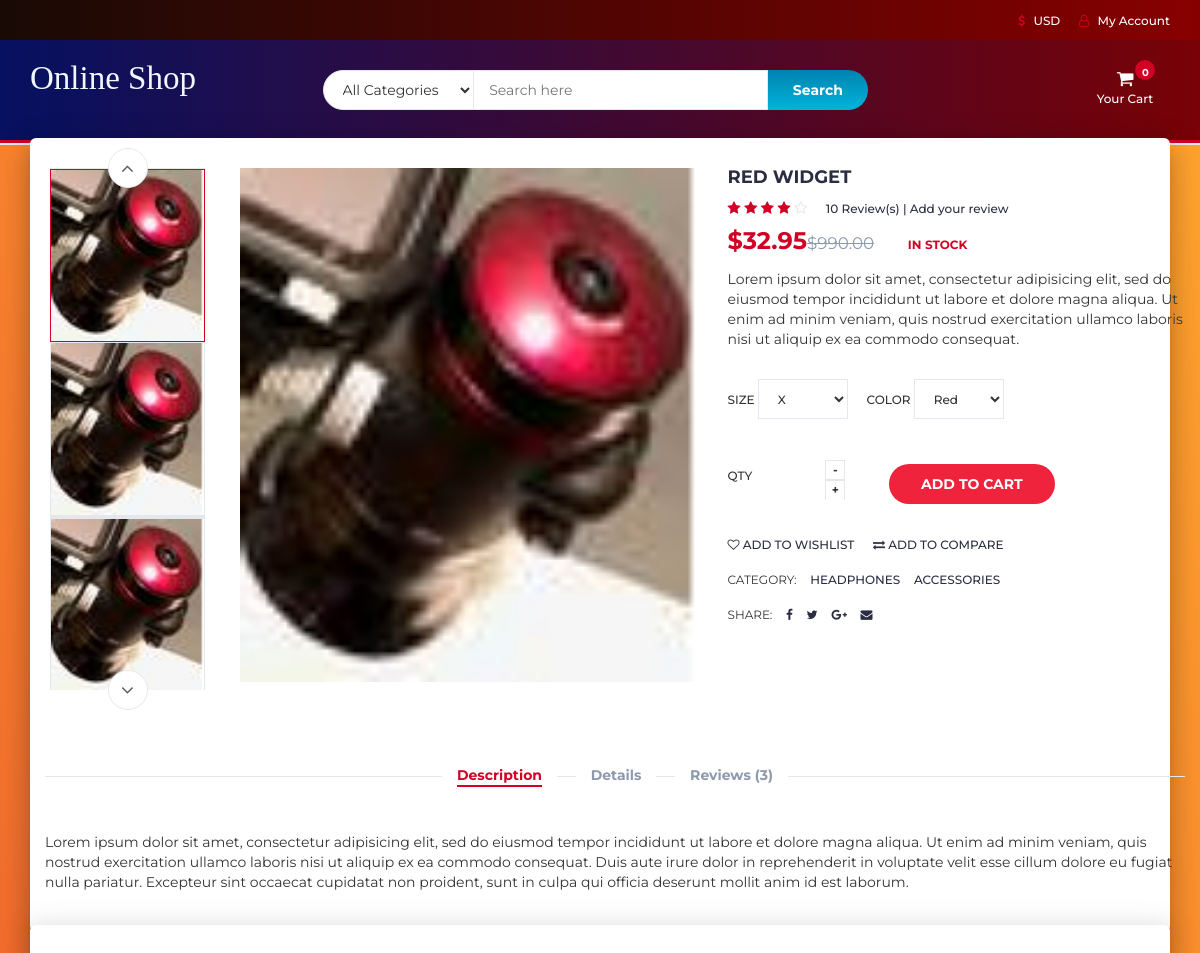
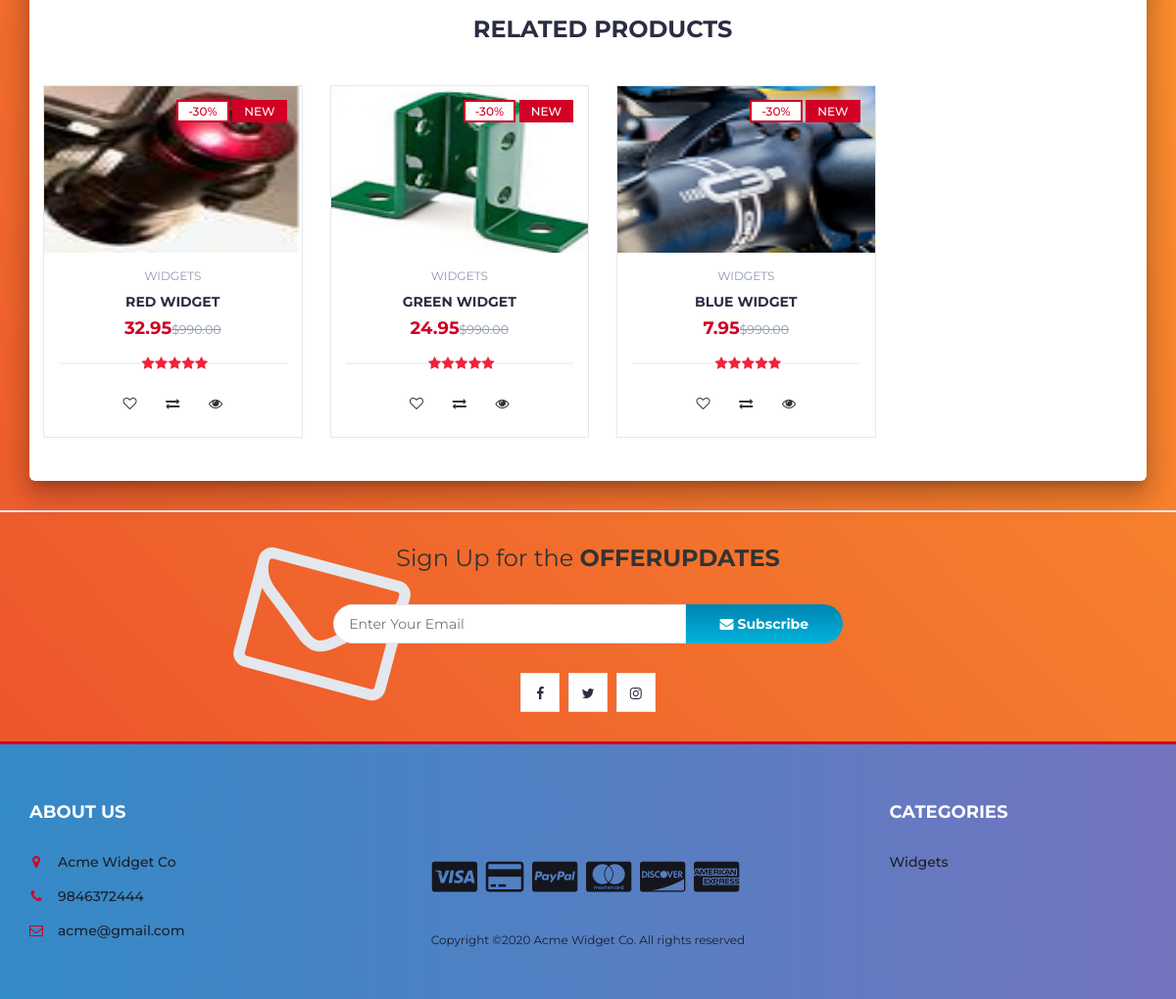
Page /product.php?p=1 on the committed database (2 pictures, top to bottom).
### tables this page shows
CREATE TABLE `products` (
  `product_id` int(100) NOT NULL,
  `product_cat` int(100) NOT NULL,
  `product_brand` int(100) NOT NULL,
  `product_code` varchar(10) DEFAULT NULL,
  `product_title` varchar(255) NOT NULL,
  `product_price` decimal(65,2) NOT NULL,
  `product_desc` text NOT NULL,
  `product_image` text NOT NULL,
  `product_keywords` text NOT NULL,
  `offer_minQty` int(10) NOT NULL,
  `offer_Value` decimal(65,2) NOT NULL
);

CREATE TABLE `categories` (
  `cat_id` int(100) NOT NULL,
  `cat_title` text NOT NULL
);

### product.php (the view, shortened to what this page needs)
<?php
include "header.php";
?>
		<div class="section main main-raised">
			<div class="container">
				<div class="row">
					<?php
								include 'db.php';
								$product_id = $_GET['p'];
								$sql = " SELECT * FROM products WHERE product_id = $product_id";
								$result = mysqli_query($con, $sql);
								if (mysqli_num_rows($result) > 0)
								{
									while($row = mysqli_fetch_assoc($result))
									{
									echo '
                                <div class="col-md-5 col-md-push-2">
                                <div id="product-main-img">
                                    <div class="product-preview">
                                        <img src="product_images/'.$row['product_image'].'" alt="">
                                    </div>
                                    <div class="product-preview">
                                        <img src="product_images/'.$row['product_image'].'" alt="">
                                    </div>
                                    <div class="product-preview">
                                        <img src="product_images/'.$row['product_image'].'" alt="">
                                    </div>
                                    <div class="product-preview">
                                        <img src="product_images/'.$row['product_image'].'" alt="">
                                    </div>
                                </div>
                            </div>
                                <div class="col-md-2  col-md-pull-5">
                                <div id="product-imgs">
                                    <div class="product-preview">
                                        <img src="product_images/'.$row['product_image'].'" alt="">
                                    </div>
                                    <div class="product-preview">
                                        <img src="product_images/'.$row['product_image'].'" alt="">
                                    </div>
                                    <div class="product-preview">
                                        <img src="product_images/'.$row['product_image'].'g" alt="">
                                    </div>
                                    <div class="product-preview">
                                        <img src="product_images/'.$row['product_image'].'" alt="">
                                    </div>
                                </div>
                            </div>
									';
									?>
									<?php
									echo '
                    <div class="col-md-5">
						<div class="product-details">
							<h2 class="product-name">'.$row['product_title'].'</h2>
							<div>
								<div class="product-rating">
									<i class="fa fa-star"></i>
									<i class="fa fa-star"></i>
									<i class="fa fa-star"></i>
									<i class="fa fa-star"></i>
									<i class="fa fa-star-o"></i>
								</div>
								<a class="review-link" href="#review-form">10 Review(s) | Add your review</a>
							</div>
							<div>
								<h3 class="product-price">$'.$row['product_price'].'<del class="product-old-price">$990.00</del></h3>
								<span class="product-available">In Stock</span>
							</div>
							<p>Lorem ipsum dolor sit amet, consectetur adipisicing elit, sed do eiusmod tempor incididunt ut labore et dolore magna aliqua. Ut enim ad minim veniam, quis nostrud exercitation ullamco laboris nisi ut aliquip ex ea commodo consequat.</p>
							<div class="product-options">
								<label>
									Size
									<select class="input-select">
										<option value="0">X</option>
									</select>
								</label>
								<label>
									Color
									<select class="input-select">
										<option value="0">Red</option>
									</select>
								</label>
							</div>
							<div class="add-to-cart">
								<div class="qty-label">
									Qty
									<div class="input-number">
										<span class="qty-up">+</span>
										<span class="qty-down">-</span>
									</div>
								</div>
								<div class="btn-group" style="margin-left: 25px; margin-top: 15px">
								<button class="add-to-cart-btn" pid="'.$row['product_id'].'"  id="product" ><i class="fa fa-shopping-cart"></i> add to cart</button>
                                </div>
							</div>
							<ul class="product-btns">
								<li><a href="#"><i class="fa fa-heart-o"></i> add to wishlist</a></li>
								<li><a href="#"><i class="fa fa-exchange"></i> add to compare</a></li>
							</ul>
							<ul class="product-links">
								<li>Category:</li>
								<li><a href="#">Headphones</a></li>
								<li><a href="#">Accessories</a></li>
							</ul>
							<ul class="product-links">
								<li>Share:</li>
								<li><a href="#"><i class="fa fa-facebook"></i></a></li>
								<li><a href="#"><i class="fa fa-twitter"></i></a></li>
								<li><a href="#"><i class="fa fa-google-plus"></i></a></li>
								<li><a href="#"><i class="fa fa-envelope"></i></a></li>
							</ul>
						</div>
					</div>
					<div class="col-md-12">
						<div id="product-tab">
							<ul class="tab-nav">
								<li class="active"><a data-toggle="tab" href="#tab1">Description</a></li>
								<li><a data-toggle="tab" href="#tab2">Details</a></li>
								<li><a data-toggle="tab" href="#tab3">Reviews (3)</a></li>
							</ul>
							<div class="tab-content">
								<div id="tab1" class="tab-pane fade in active">
									<div class="row">
										<div class="col-md-12">
											<p>Lorem ipsum dolor sit amet, consectetur adipisicing elit, sed do eiusmod tempor incididunt ut labore et dolore magna aliqua. Ut enim ad minim veniam, quis nostrud exercitation ullamco laboris nisi ut aliquip ex ea commodo consequat. Duis aute irure dolor in reprehenderit in voluptate velit esse cillum dolore eu fugiat nulla pariatur. Excepteur sint occaecat cupidatat non proident, sunt in culpa qui officia deserunt mollit anim id est laborum.</p>
										</div>
									</div>
								</div>
							</div>
						</div>
					</div>
				</div>
			</div>
		</div>
		<div class="section main main-raised">
			<div class="container">
				<div class="row">
					<div class="col-md-12">
						<div class="section-title text-center">
							<h3 class="title">Related Products</h3>
						</div>
					</div>
                    ';
									}
								}
								?>
								<?php
                    include 'db.php';
								$product_id = $_GET['p'];
					$product_query = "SELECT * FROM products,categories WHERE product_cat=cat_id AND product_id BETWEEN $product_id AND $product_id+3";
                $run_query = mysqli_query($con,$product_query);
                if(mysqli_num_rows($run_query) > 0){
                    while($row = mysqli_fetch_array($run_query)){
                        $pro_id    = $row['product_id'];
                        $pro_title = $row['product_title'];
                        $pro_price = $row['product_price'];
                        $pro_image = $row['product_image'];
                        $cat_name = $row["cat_title"];
                        echo "
                                <div class='col-md-3 col-xs-6'>
								<a href='product.php?p=$pro_id'><div class='product'>
									<div class='product-img'>
										<img src='product_images/$pro_image' style='max-height: 170px;' alt=''>
										<div class='product-label'>
											<span class='sale'>-30%</span>
											<span class='new'>NEW</span>
										</div>
									</div></a>
									<div class='product-body'>
										<p class='product-category'>$cat_name</p>
										<h3 class='product-name header-cart-item-name'><a href='product.php?p=$pro_id'>$pro_title</a></h3>
										<h4 class='product-price header-cart-item-info'>$pro_price<del class='product-old-price'>$990.00</del></h4>
										<div class='product-rating'>
											<i class='fa fa-star'></i>
											<i class='fa fa-star'></i>
											<i class='fa fa-star'></i>
											<i class='fa fa-star'></i>
											<i class='fa fa-star'></i>
										</div>
										<div class='product-btns'>
											<button class='add-to-wishlist'><i class='fa fa-heart-o'></i><span class='tooltipp'>add to wishlist</span></button>
											<button class='add-to-compare'><i class='fa fa-exchange'></i><span class='tooltipp'>add to compare</span></button>
											<button class='quick-view'><i class='fa fa-eye'></i><span class='tooltipp'>quick view</span></button>
										</div>
									</div>
									<div class='add-to-cart'>
										<button pid='$pro_id' id='product' class='add-to-cart-btn block2-btn-towishlist' href='#'><i class='fa fa-shopping-cart'></i> add to cart</button>
									</div>
								</div>
                                </div>
			";
		}
}
?>
<?php
include "newslettter.php";
include "footer.php";
?>

### rows in the picture
products: product_image (picture), product_title "RED WIDGET", product_price "32.95", categories.cat_title "WIDGETS"
products: product_image (picture), categories.cat_title "WIDGETS", product_title "GREEN WIDGET", product_price "24.95"
products: product_image (picture), categories.cat_title "WIDGETS", product_title "BLUE WIDGET", product_price "7.95"
